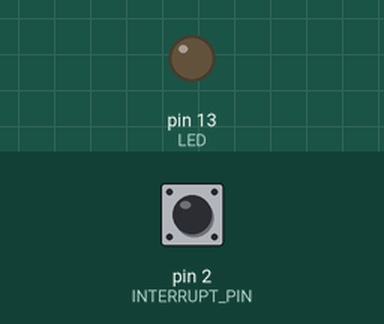
A sketch run on a simulated Arduino Uno, built with avr-gcc and run on an emulated ATmega328P. Parts: output pins drawn as LEDs (lit = HIGH). The test bench sets the inputs (shaded band); at power-on: pin 2 (INTERRUPT_PIN) HIGH.

Above: at 1.2 s.
1.3 s: pin 2 (INTERRUPT_PIN) pulled LOW for 0.15 s
At 1.41 s:
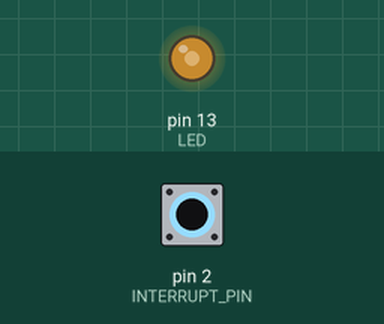
2.9 s: pin 2 (INTERRUPT_PIN) pulled LOW for 1 s
At 3.92 s:
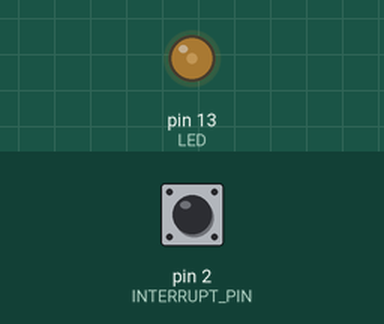
Timing chart, 0 to 5.9 s (numbered marks = the images above; inputs shaded):
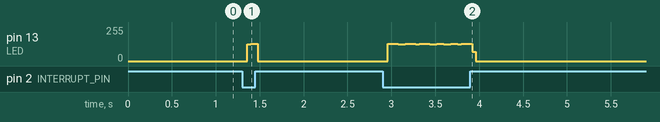

Measured:
- after the input at 1.3 s, pin 13 (LED): 0/255 → 131/255 after 0.06 s, → 0/255 0.12 s later

The sketch:

experiment-06.ino
```cpp
/*
  experiment-06 (INTERRUPTS)
  Turns an LED ON/OFF with a PUSH BUTTON + ISR + DEBOUNCING CODE.

    LOW to trigger the interrupt whenever the pin is low,
    CHANGE to trigger the interrupt whenever the pin changes value
    RISING to trigger when the pin goes from low to high,
    FALLING for when the pin goes from high to low.

    The Due, Zero and MKR1000 boards allow also:
      HIGH to trigger the interrupt whenever the pin is high.


  Rossano Pablo Pinto - rossano at gmail dot com

  Example code for the Short Term Course IoT: From data collection to data presentation
  FATEC Americana - ARInter - CPS - July/2022
*/

#define LED 13
#define INTERRUPT_PIN 2
volatile int led_state = LOW;
volatile long isr_entry_time = 0;
volatile long last_execution = 0;
volatile long elapsed = 100;


void setup() {
  pinMode(LED, OUTPUT);
  pinMode(INTERRUPT_PIN, INPUT_PULLUP);
  // INT VECTOR ENTRY, ISR, MODE
  attachInterrupt(digitalPinToInterrupt(INTERRUPT_PIN),
                  toggle,
                  LOW);
}

void loop() {
}

void toggle() {
    isr_entry_time = millis();
    if (elapsed >= 5) {
       led_state = ~led_state;
       last_execution = millis();
       digitalWrite(LED, led_state);
    }
    elapsed = isr_entry_time - last_execution;
}
```
